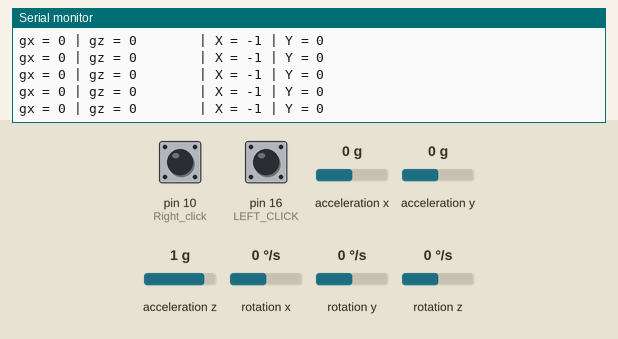
This sketch was run on a simulated Arduino Leonardo, built with avr-gcc and run on an emulated ATmega32U4. Shown: the last lines printed to the serial monitor. The test bench sets the inputs (shaded band); at power-on: rotation x 0 °/s, rotation z 0 °/s, pin 10 (Right_click) HIGH, pin 16 (LEFT_CLICK) HIGH, acceleration x 0 g, acceleration y 0 g, acceleration z 1 g, rotation y 0 °/s.

Above: at 5.2 s.
5.3 s: rotation x set to -192 °/s
At 5.8 s:
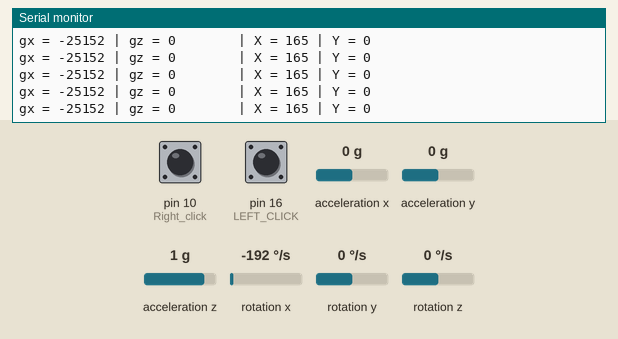
6.8 s: rotation z set to 192 °/s
At 7.8 s:
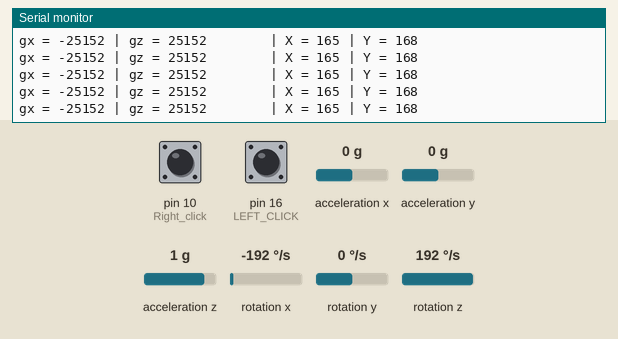
9.8 s: rotation x set to -100 °/s
At 10.9 s:
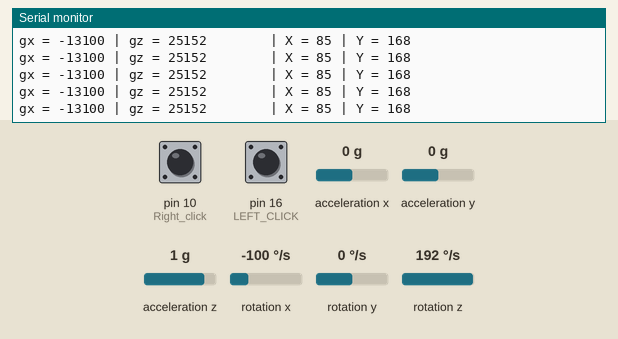
11.3 s: rotation z set to 100 °/s
At 12.1 s:
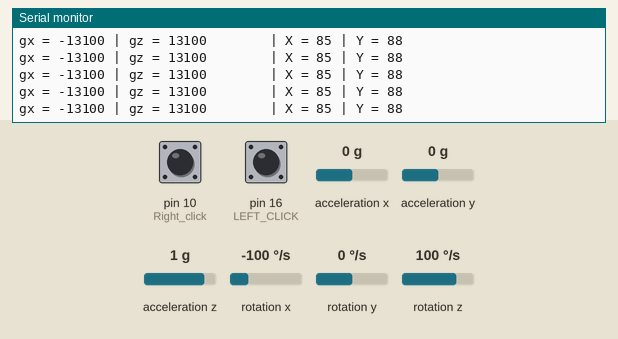
Timing chart, 0 to 14.3 s (numbered marks = the images above; inputs shaded):
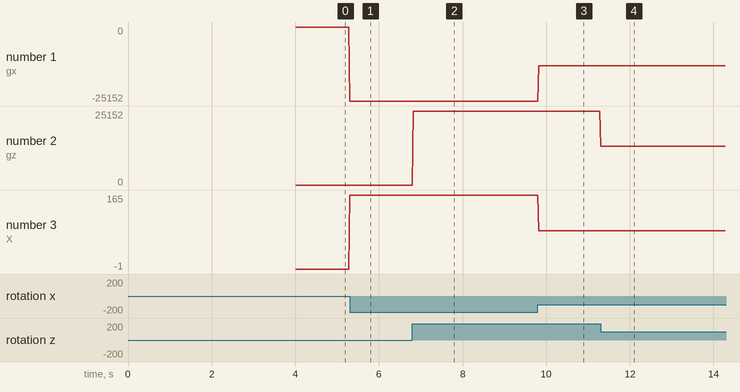

The sketch:

ArduinoMicroUSBMouse.ino
```cpp
//calibrate_air_mouse
#include <Wire.h>

#include <MPU6050.h>
#include <Mouse.h>
int count=0;

MPU6050 mpu;
int16_t ax, ay, az, gx, gy, gz;
int vx, vy;

void setup()
{
  Serial.begin(9600);
  pinMode(16, INPUT_PULLUP);  // LEFT CLICK
  pinMode(10, INPUT_PULLUP);  // Right click
  while (!Serial) ; // unless serial cable is connected, do nothing
  delay(4000);  // additional delay
  Serial.println("Hello, code start");
  Wire.begin(); Serial.println("I2C begin");
  mpu.initialize(); Serial.println("MPU Sensor Initializing...");
  if (!mpu.testConnection()) { while (1); }   // wait here infinitely till sensor initializes.

  Serial.println("Sensor initialized");
}

void loop()
{
  mpu.getMotion6(&ax, &ay, &az, &gx, &gy, &gz);

  vx = -(gx+260)/150;  // change 300 from 0 to 355
  vy = (gz+100)/150; // same here about "-100"  from -355 to 0

  Serial.print("gx = ");
  Serial.print(gx);
  Serial.print(" | gz = ");
  Serial.print(gz);

  Serial.print("        | X = ");
  Serial.print(vx);
  Serial.print(" | Y = ");
  Serial.println(vy);

  int buttonState1 = digitalRead(16); // Check left click
  int buttonState2 = digitalRead(10); // check right click

  if (buttonState1 == LOW) {
    Mouse.press(MOUSE_LEFT);
    delay(100);
    Mouse.release(MOUSE_LEFT);
    delay(200);
  }
  else if (buttonState2 == LOW) {
    Mouse.press(MOUSE_RIGHT);
    delay(100);
    Mouse.release(MOUSE_RIGHT);
    delay(200);
  }

  Mouse.move(vx, vy);


  delay(20);
}
```

Measured:
- after the input at 5.3 s, the serial monitor: prints a new line at once (image 1)
- after the input at 6.8 s, the serial monitor: prints a new line at once (image 2)
- after the input at 9.8 s, the serial monitor: prints a new line at once (image 3)
- after the input at 11.3 s, the serial monitor: prints a new line at once (image 4)
- plotted number 1: 0 → -25152 after the input at 5.3 s, -25152 → -13100 after the input at 9.8 s
- plotted number 2: 0 → 25152 after the input at 6.8 s, 25152 → 13100 after the input at 11.3 s
- plotted number 3: -1 → 165 after the input at 5.3 s, 165 → 85 after the input at 9.8 s
